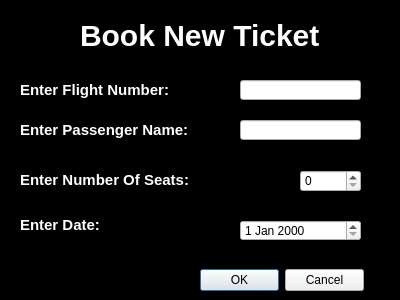
<?xml version="1.0" encoding="UTF-8"?>
<ui version="4.0">
 <class>BookTicketDialog</class>
 <widget class="QDialog" name="BookTicketDialog">
  <property name="geometry">
   <rect>
    <x>0</x>
    <y>0</y>
    <width>400</width>
    <height>300</height>
   </rect>
  </property>
  <property name="windowTitle">
   <string>Dialog</string>
  </property>
  <widget class="QLineEdit" name="flightNumberLineEdit">
   <property name="geometry">
    <rect>
     <x>240</x>
     <y>80</y>
     <width>121</width>
     <height>20</height>
    </rect>
   </property>
  </widget>
  <widget class="QLineEdit" name="passengerNameLineEdit">
   <property name="geometry">
    <rect>
     <x>240</x>
     <y>120</y>
     <width>121</width>
     <height>20</height>
    </rect>
   </property>
  </widget>
  <widget class="QSpinBox" name="seatsBookedSpinBox">
   <property name="geometry">
    <rect>
     <x>300</x>
     <y>170</y>
     <width>61</width>
     <height>22</height>
    </rect>
   </property>
  </widget>
  <widget class="QDialogButtonBox" name="buttonBox">
   <property name="geometry">
    <rect>
     <x>200</x>
     <y>260</y>
     <width>164</width>
     <height>41</height>
    </rect>
   </property>
   <property name="standardButtons">
    <set>QDialogButtonBox::StandardButton::Cancel|QDialogButtonBox::StandardButton::Ok</set>
   </property>
  </widget>
  <widget class="QLabel" name="label">
   <property name="geometry">
    <rect>
     <x>-20</x>
     <y>-70</y>
     <width>461</width>
     <height>391</height>
    </rect>
   </property>
   <property name="styleSheet">
    <string notr="true">background-color: rgb(0, 0, 0);</string>
   </property>
   <property name="text">
    <string>     </string>
   </property>
  </widget>
  <widget class="QLabel" name="label_2">
   <property name="geometry">
    <rect>
     <x>80</x>
     <y>20</y>
     <width>271</width>
     <height>31</height>
    </rect>
   </property>
   <property name="styleSheet">
    <string notr="true">color: rgb(255, 255, 255);
font-weight:bold;
font-size:30px</string>
   </property>
   <property name="text">
    <string>Book New Ticket</string>
   </property>
  </widget>
  <widget class="QLabel" name="flightNumberLabel">
   <property name="geometry">
    <rect>
     <x>20</x>
     <y>80</y>
     <width>151</width>
     <height>20</height>
    </rect>
   </property>
   <property name="styleSheet">
    <string notr="true">color: rgb(255, 255, 255);
font-weight:bold;
font-size:15px</string>
   </property>
   <property name="text">
    <string>Enter Flight Number:</string>
   </property>
  </widget>
  <widget class="QLabel" name="passengerNameLabel">
   <property name="geometry">
    <rect>
     <x>20</x>
     <y>120</y>
     <width>181</width>
     <height>20</height>
    </rect>
   </property>
   <property name="styleSheet">
    <string notr="true">color: rgb(255, 255, 255);
font-weight:bold;
font-size:15px</string>
   </property>
   <property name="text">
    <string>Enter Passenger Name:</string>
   </property>
  </widget>
  <widget class="QLabel" name="seatsBookedLabel">
   <property name="geometry">
    <rect>
     <x>20</x>
     <y>170</y>
     <width>181</width>
     <height>20</height>
    </rect>
   </property>
   <property name="styleSheet">
    <string notr="true">color: rgb(255, 255, 255);
font-weight:bold;
font-size:15px</string>
   </property>
   <property name="text">
    <string>Enter Number Of Seats:</string>
   </property>
  </widget>
  <widget class="QLabel" name="bookingDateTimeLabel">
   <property name="geometry">
    <rect>
     <x>20</x>
     <y>209</y>
     <width>91</width>
     <height>31</height>
    </rect>
   </property>
   <property name="styleSheet">
    <string notr="true">color: rgb(255, 255, 255);
font-weight:bold;
font-size:15px</string>
   </property>
   <property name="text">
    <string>Enter Date:</string>
   </property>
  </widget>
  <widget class="QDateEdit" name="bookingDateTimeEdit">
   <property name="geometry">
    <rect>
     <x>240</x>
     <y>220</y>
     <width>121</width>
     <height>21</height>
    </rect>
   </property>
  </widget>
  <zorder>label</zorder>
  <zorder>flightNumberLineEdit</zorder>
  <zorder>passengerNameLineEdit</zorder>
  <zorder>seatsBookedSpinBox</zorder>
  <zorder>buttonBox</zorder>
  <zorder>label_2</zorder>
  <zorder>flightNumberLabel</zorder>
  <zorder>passengerNameLabel</zorder>
  <zorder>seatsBookedLabel</zorder>
  <zorder>bookingDateTimeLabel</zorder>
  <zorder>bookingDateTimeEdit</zorder>
 </widget>
 <resources/>
 <connections/>
</ui>
